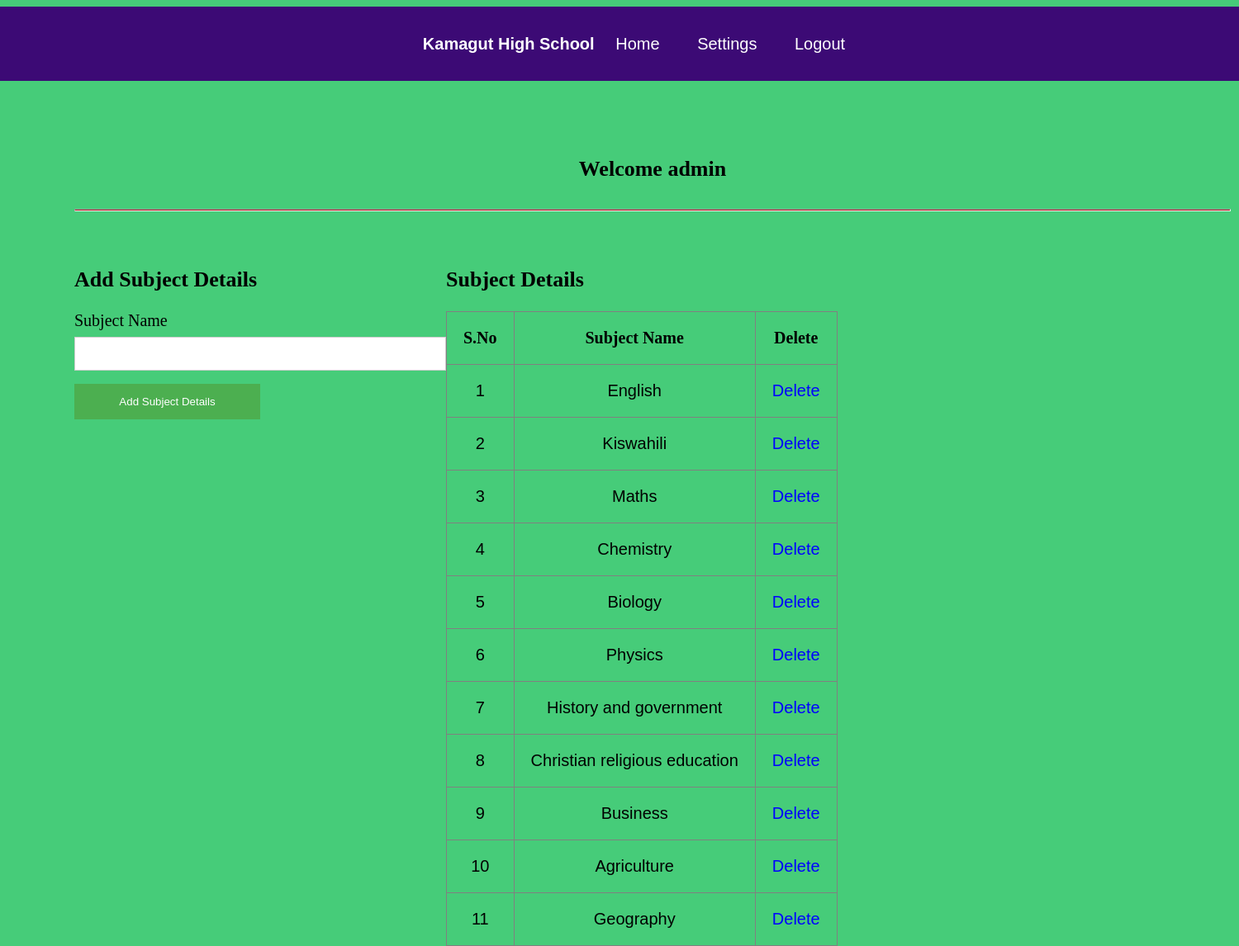
Page /add_sub.php (signed in) on the committed database.
### tables this page shows
CREATE TABLE `subject` (
  `SID` int(11) NOT NULL,
  `SNAME` varchar(150) NOT NULL
);

### add_sub.php (the view, shortened to what this page needs)
<?php
	include"database.php";
?>
<!DOCTYPE html>
<html>
	<head>
		<link rel="stylesheet" type="text/css" href="css/style.css">
	</head>
	<body>
				<?php include"admin2_navbar.php";?><br>
			<div id="section">
					<br><br><br>
					<h3 class="text"><center>Welcome <?php echo $_SESSION["username"]; ?></center></h3><br><hr><br>
					<div class="content1">
						<h3 > Add Subject Details</h3><br>
						<form method="post" action="<?php echo $_SERVER["PHP_SELF"];?>">
						   <label>Subject Name</label><br>
						   <input type="text" name="sname" required class="input">
						   <button type="submit" class="btn" name="submit">Add Subject Details</button>
						</form>
					</div>
				<div class="tbox" >
					<h3 style="margin-top:30px;"> Subject Details</h3><br>
					<table border="1px" >
						<tr>
							<th>S.No</th>
							<th>Subject Name</th>
							<th>Delete</th>
						</tr>
						<?php
							$s="select * from subject";
							$res=$db->query($s);
							if($res->num_rows>0)
							{
								$i=0;
								while($r=$res->fetch_assoc())
								{
									$i++;
									echo "
										<tr>
										<td>{$i}</td>
										<td>{$r["SNAME"]}</td>
										<td><a href='sub_delete.php?id={$r["SID"]}' class='btnr'>Delete</a></td>
										</tr>
									";
								}
							}
							else
							{
								echo "No Record Found";
							}
						?>
					</table>
				</div>
			</div>
	</body>
</html>

### css/style.css (style rules this page uses)
body { margin: 0; padding: ; margin-bottom: 15px; margin-top: 8px; background: rgb(70, 204, 121); background-color: rgb(70, 204, 121); }
body, td { font: 14px "Trebuchet MS", Verdana, Arial, Helvetica, sans-serif; font-size: 20px; background: rgb(70, 204, 121); }
a:link { text-decoration: none; color: #00f; }
#section { height:auto; width:1400px; margin-left:90px; font-family:cambria; }
.content1 { margin-top:30px; height:auto; width:450px; float:left; }
.tbox { float:left; }
.tbox table { border-collapse:collapse; }
tr,td,th { padding:20px; }
table { border-collapse:collapse; }
hr { height: 1px; color: rgba(219, 21, 21, 0.918); background-color: rgb(165, 29, 29); margin-bottom: 15px; }
h3 { margin: 0; font-weight: bold; font-size: 1.3em; }
td { text-align: center; }
input[type=text], input[type=password] { width: 100%; padding: 12px 20px; margin: 8px 0; display: inline-block; border: 1px solid #ccc; box-sizing: border-box; }
button { background-color: #4CAF50; color: white; padding: 14px 20px; margin: 8px 0; border: none; cursor: pointer; width: 50%; }

### rows in the picture
subject: SNAME "English"
subject: SNAME "Kiswahili"
subject: SNAME "Maths"
subject: SNAME "Chemistry"
subject: SNAME "Biology"
subject: SNAME "Physics"
subject: SNAME "History and government"
subject: SNAME "Christian religious education"
subject: SNAME "Business"
subject: SNAME "Agriculture"
subject: SNAME "Geography"

### other values in the picture
$_SESSION["username"] "admin"
